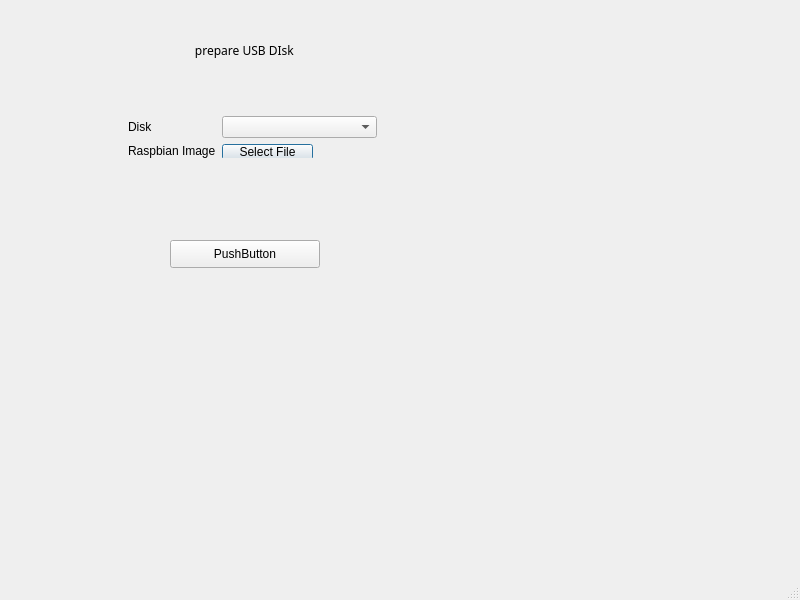
<?xml version="1.0" encoding="UTF-8"?>
<ui version="4.0">
 <class>MainWindow</class>
 <widget class="QMainWindow" name="MainWindow">
  <property name="geometry">
   <rect>
    <x>0</x>
    <y>0</y>
    <width>800</width>
    <height>600</height>
   </rect>
  </property>
  <property name="windowTitle">
   <string>MainWindow</string>
  </property>
  <widget class="QWidget" name="centralwidget">
   <widget class="QWidget" name="formLayoutWidget">
    <property name="geometry">
     <rect>
      <x>102</x>
      <y>90</y>
      <width>301</width>
      <height>111</height>
     </rect>
    </property>
    <layout class="QFormLayout" name="formLayout">
     <property name="leftMargin">
      <number>26</number>
     </property>
     <property name="topMargin">
      <number>26</number>
     </property>
     <property name="rightMargin">
      <number>26</number>
     </property>
     <item row="0" column="0">
      <widget class="QLabel" name="diskLabel">
       <property name="text">
        <string>Disk</string>
       </property>
      </widget>
     </item>
     <item row="0" column="1">
      <widget class="QComboBox" name="diskComboBox"/>
     </item>
     <item row="1" column="0">
      <widget class="QLabel" name="raspbianImageLabel">
       <property name="text">
        <string>Raspbian Image</string>
       </property>
      </widget>
     </item>
     <item row="1" column="1">
      <widget class="QWidget" name="raspbianImageWidget" native="true">
       <widget class="QPushButton" name="pushButton">
        <property name="geometry">
         <rect>
          <x>0</x>
          <y>0</y>
          <width>91</width>
          <height>16</height>
         </rect>
        </property>
        <property name="text">
         <string>Select File</string>
        </property>
        <property name="autoDefault">
         <bool>true</bool>
        </property>
        <property name="default">
         <bool>true</bool>
        </property>
        <property name="flat">
         <bool>false</bool>
        </property>
       </widget>
      </widget>
     </item>
    </layout>
   </widget>
   <widget class="QPushButton" name="pushButton_2">
    <property name="geometry">
     <rect>
      <x>170</x>
      <y>240</y>
      <width>150</width>
      <height>28</height>
     </rect>
    </property>
    <property name="text">
     <string>PushButton</string>
    </property>
   </widget>
   <widget class="QLabel" name="label">
    <property name="geometry">
     <rect>
      <x>167</x>
      <y>40</y>
      <width>201</width>
      <height>20</height>
     </rect>
    </property>
    <property name="font">
     <font>
      <family>Sans Serif</family>
     </font>
    </property>
    <property name="text">
     <string>         prepare USB DIsk</string>
    </property>
   </widget>
  </widget>
  <widget class="QMenuBar" name="menubar">
   <property name="geometry">
    <rect>
     <x>0</x>
     <y>0</y>
     <width>800</width>
     <height>22</height>
    </rect>
   </property>
  </widget>
  <widget class="QStatusBar" name="statusbar"/>
 </widget>
 <resources/>
 <connections/>
</ui>
